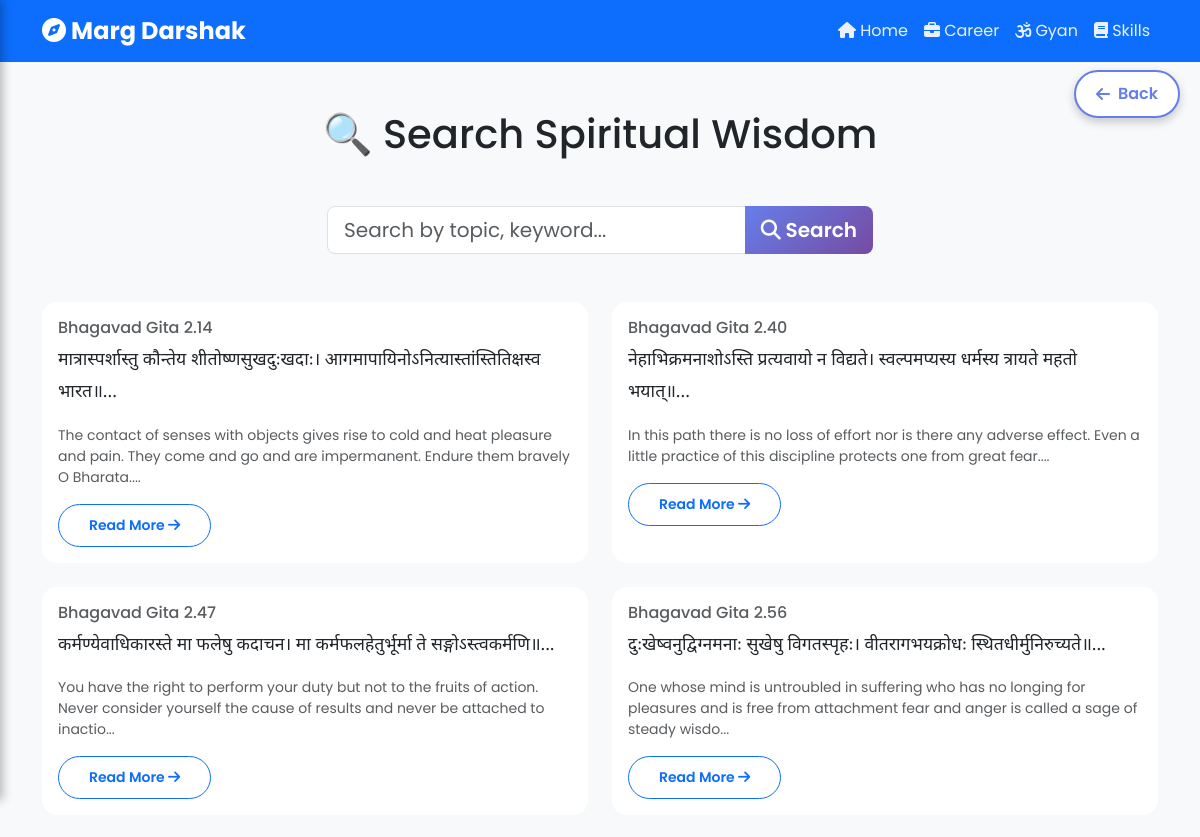
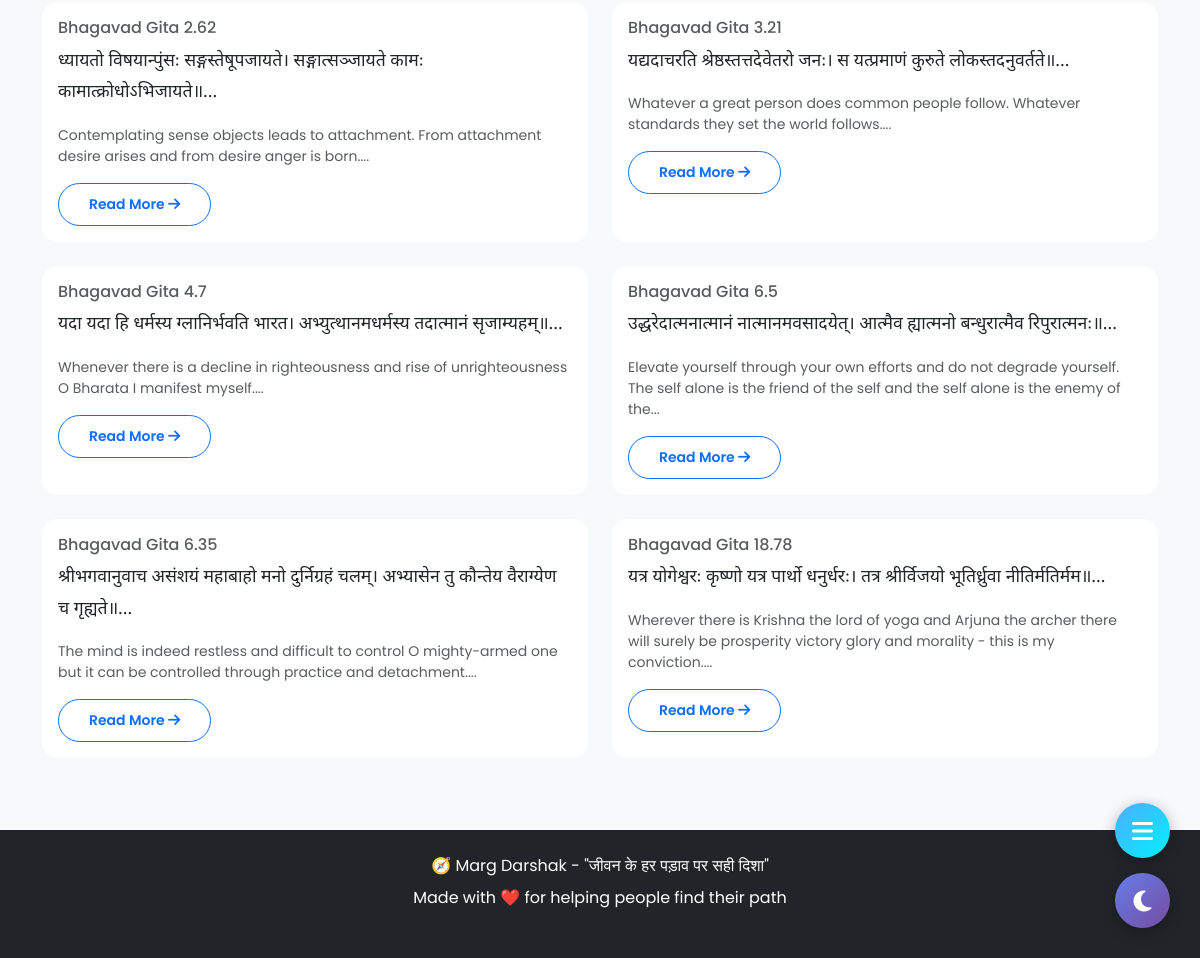
The app's page /gyan/search with its own data (2 pictures, top to bottom).
### tables this page shows
CREATE TABLE gyan_kosh (
            id INTEGER PRIMARY KEY AUTOINCREMENT,
            source TEXT,
            chapter INTEGER,
            verse_number INTEGER,
            sanskrit_text TEXT,
            hindi_meaning TEXT,
            english_meaning TEXT,
            practical_application TEXT,
            tags TEXT,
            audio_url TEXT
        );

### app.py (the view)
@app.route('/gyan/search')
def gyan_search():
    try:
        query = request.args.get('q', '').strip()
        conn = get_db_connection()
        if query:
            search_pattern = f'%{query}%'
            shlokas = conn.execute('''
                SELECT * FROM gyan_kosh
                WHERE hindi_meaning LIKE ?
                OR english_meaning LIKE ?
                OR practical_application LIKE ?
                OR tags LIKE ?
            ''', (search_pattern, search_pattern, search_pattern, search_pattern)).fetchall()
        else:
            shlokas = conn.execute('SELECT * FROM gyan_kosh ORDER BY chapter, verse_number LIMIT 20').fetchall()
        conn.close()
        shloka_list = []
        for row in shlokas:
            shloka_list.append(dict(row))
        return render_template('gyan/search.html',
                             shlokas=shloka_list,
                             query=query)
    except Exception as e:
        print(f"Search error: {e}")
        return f"Error: {e}", 500

### app.py (called while the page is built)
def get_db_connection():
    conn = sqlite3.connect(DB_PATH)
    conn.row_factory = sqlite3.Row
    return conn

### templates/gyan/search.html (shortened to what this page needs)
{% extends 'base.html' %}
{% block content %}
<div class="container my-5">
    <h1 class="text-center mb-5">🔍 Search Spiritual Wisdom</h1>
    <div class="row justify-content-center mb-5">
        <div class="col-lg-6">
            <form action="/gyan/search" method="get">
                <div class="input-group input-group-lg">
                    <input type="text" class="form-control" name="q"
                           placeholder="Search by topic, keyword..."
                           value="{{ query }}">
                    <button class="btn btn-primary" type="submit">
                        <i class="fas fa-search"></i> Search
                    </button>
                </div>
            </form>
        </div>
    </div>
    <div class="row">
        {% if shlokas %}
            {% for shloka in shlokas %}
            <div class="col-md-6 mb-4">
                <div class="card h-100 hover-card">
                    <div class="card-body">
                        <h6 class="text-muted">{{ shloka.source }} {{ shloka.chapter }}.{{ shloka.verse_number }}</h6>
                        <p class="devanagari-text">{{ shloka.sanskrit_text[:100] }}...</p>
                        <p class="text-muted small">{{ shloka.english_meaning[:150] }}...</p>
                        <a href="/gyan/detail/{{ shloka.id }}" class="btn btn-sm btn-outline-primary">
                            Read More <i class="fas fa-arrow-right"></i>
                        </a>
                    </div>
                </div>
            </div>
            {% endfor %}
        {% endif %}
    </div>
</div>
{% endblock %}

### static/css/style.css (style rules this page uses)
:root { --primary-color: #667eea; --secondary-color: #764ba2; --success-color: #4facfe; --danger-color: #f093fb; }
body { font-family: 'Poppins', sans-serif; background-color: #f8f9fa; }
.card { border: none; border-radius: 15px; transition: all 0.3s ease; }
.btn { border-radius: 25px; padding: 10px 30px; font-weight: 600; transition: all 0.3s ease; }
.btn-primary { background: linear-gradient(135deg, var(--primary-color) 0%, var(--secondary-color) 100%); border: none; }
.devanagari-text { font-family: 'Noto Sans Devanagari', sans-serif; font-size: 1.1rem; line-height: 1.8; }

### templates/base.html (style rules this page uses)
body { transition: background-color 0.3s ease, color 0.3s ease; }

### templates/gyan/search.html (style rules this page uses)
.devanagari-text { font-family: 'Noto Sans Devanagari', sans-serif; }
.hover-card { transition: transform 0.3s ease; cursor: pointer; }

### records on screen
gyan_kosh: source "Bhagavad Gita", chapter "2", verse_number "14", sanskrit_text "मात्रास्पर्शास्तु कौन्तेय शीतोष्णसुखदुःखदाः। आगमापायिनोऽनित्यास्तांस्तितिक्षस्व भारत॥", english_meaning "The contact of senses with objects gives rise to cold and heat pleasure and pain. They come and go and are impermanent. Endure them bravely O Bharata."
gyan_kosh: source "Bhagavad Gita", chapter "2", verse_number "40", sanskrit_text "नेहाभिक्रमनाशोऽस्ति प्रत्यवायो न विद्यते। स्वल्पमप्यस्य धर्मस्य त्रायते महतो भयात्॥", english_meaning "In this path there is no loss of effort nor is there any adverse effect. Even a little practice of this discipline protects one from great fear."
gyan_kosh: source "Bhagavad Gita", chapter "2", verse_number "47", sanskrit_text "कर्मण्येवाधिकारस्ते मा फलेषु कदाचन। मा कर्मफलहेतुर्भूर्मा ते सङ्गोऽस्त्वकर्मणि॥", english_meaning "You have the right to perform your duty but not to the fruits of action. Never consider yourself the cause of results and never be attached to inactio"
gyan_kosh: source "Bhagavad Gita", chapter "2", verse_number "56", sanskrit_text "दुःखेष्वनुद्विग्नमनाः सुखेषु विगतस्पृहः। वीतरागभयक्रोधः स्थितधीर्मुनिरुच्यते॥", english_meaning "One whose mind is untroubled in suffering who has no longing for pleasures and is free from attachment fear and anger is called a sage of steady wisdo"
gyan_kosh: source "Bhagavad Gita", chapter "2", verse_number "62", sanskrit_text "ध्यायतो विषयान्पुंसः सङ्गस्तेषूपजायते। सङ्गात्सञ्जायते कामः कामात्क्रोधोऽभिजायते॥", english_meaning "Contemplating sense objects leads to attachment. From attachment desire arises and from desire anger is born."
gyan_kosh: source "Bhagavad Gita", chapter "3", verse_number "21", sanskrit_text "यद्यदाचरति श्रेष्ठस्तत्तदेवेतरो जनः। स यत्प्रमाणं कुरुते लोकस्तदनुवर्तते॥", english_meaning "Whatever a great person does common people follow. Whatever standards they set the world follows."
gyan_kosh: source "Bhagavad Gita", chapter "4", verse_number "7", sanskrit_text "यदा यदा हि धर्मस्य ग्लानिर्भवति भारत। अभ्युत्थानमधर्मस्य तदात्मानं सृजाम्यहम्॥", english_meaning "Whenever there is a decline in righteousness and rise of unrighteousness O Bharata I manifest myself."
gyan_kosh: source "Bhagavad Gita", chapter "6", verse_number "5", sanskrit_text "उद्धरेदात्मनात्मानं नात्मानमवसादयेत्। आत्मैव ह्यात्मनो बन्धुरात्मैव रिपुरात्मनः॥", english_meaning "Elevate yourself through your own efforts and do not degrade yourself. The self alone is the friend of the self and the self alone is the enemy of the"
gyan_kosh: source "Bhagavad Gita", chapter "6", verse_number "35", sanskrit_text "श्रीभगवानुवाच असंशयं महाबाहो मनो दुर्निग्रहं चलम्। अभ्यासेन तु कौन्तेय वैराग्येण च गृह्यते॥", english_meaning "The mind is indeed restless and difficult to control O mighty-armed one but it can be controlled through practice and detachment."
gyan_kosh: source "Bhagavad Gita", chapter "18", verse_number "78", sanskrit_text "यत्र योगेश्वरः कृष्णो यत्र पार्थो धनुर्धरः। तत्र श्रीर्विजयो भूतिर्ध्रुवा नीतिर्मतिर्मम॥", english_meaning "Wherever there is Krishna the lord of yoga and Arjuna the archer there will surely be prosperity victory glory and morality - this is my conviction."
